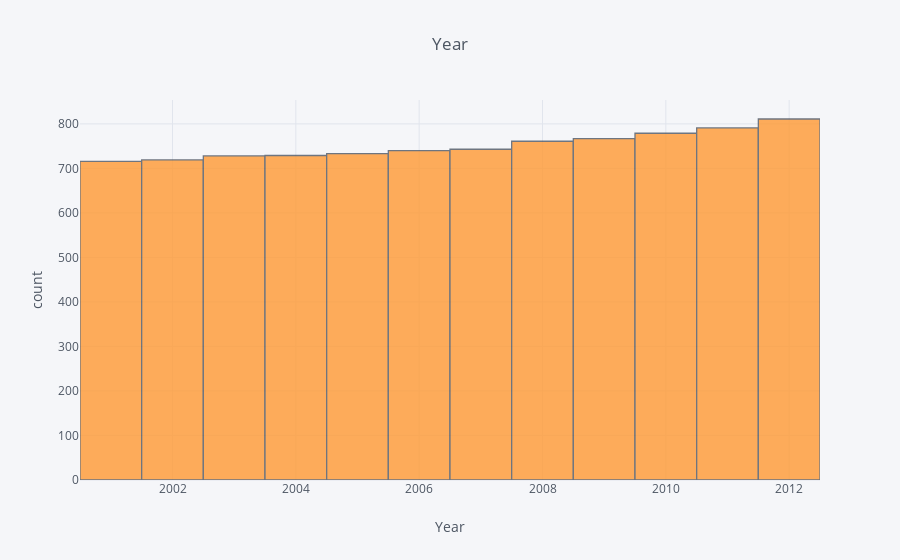

The cell this chart's notebook holds for it:
### Code cell
data1['Year'].iplot(kind='hist', xTitle='Year',
                  yTitle='count', title='Year')

### Figure 1 — Plotly figure (JSON) as saved in the notebook; plotly's stock layout.template omitted (floating-point values rounded to 4 significant figures; data arrays with more than 128 entries replaced by an {"elided": "..."} marker saying what was removed)
{"data": [{"histfunc": "count", "histnorm": "", "marker": {"color": "rgba(255, 153, 51, 1.0)", "line": {"color": "#4D5663", "width": 1.3}}, "name": "Year", "opacity": 0.8, "orientation": "v", "type": "histogram", "uid": "6899e231-e6ae-4258-b6dc-0d37b2cd60cf", "x": {"elided": "9017 int values"}}], "layout": {"barmode": "overlay", "legend": {"bgcolor": "#F5F6F9", "font": {"color": "#4D5663"}}, "paper_bgcolor": "#F5F6F9", "plot_bgcolor": "#F5F6F9", "title": {"font": {"color": "#4D5663"}, "text": "Year"}, "xaxis": {"gridcolor": "#E1E5ED", "showgrid": true, "tickfont": {"color": "#4D5663"}, "title": {"font": {"color": "#4D5663"}, "text": "Year"}, "zerolinecolor": "#E1E5ED"}, "yaxis": {"gridcolor": "#E1E5ED", "showgrid": true, "tickfont": {"color": "#4D5663"}, "title": {"font": {"color": "#4D5663"}, "text": "count"}, "zerolinecolor": "#E1E5ED"}}}
